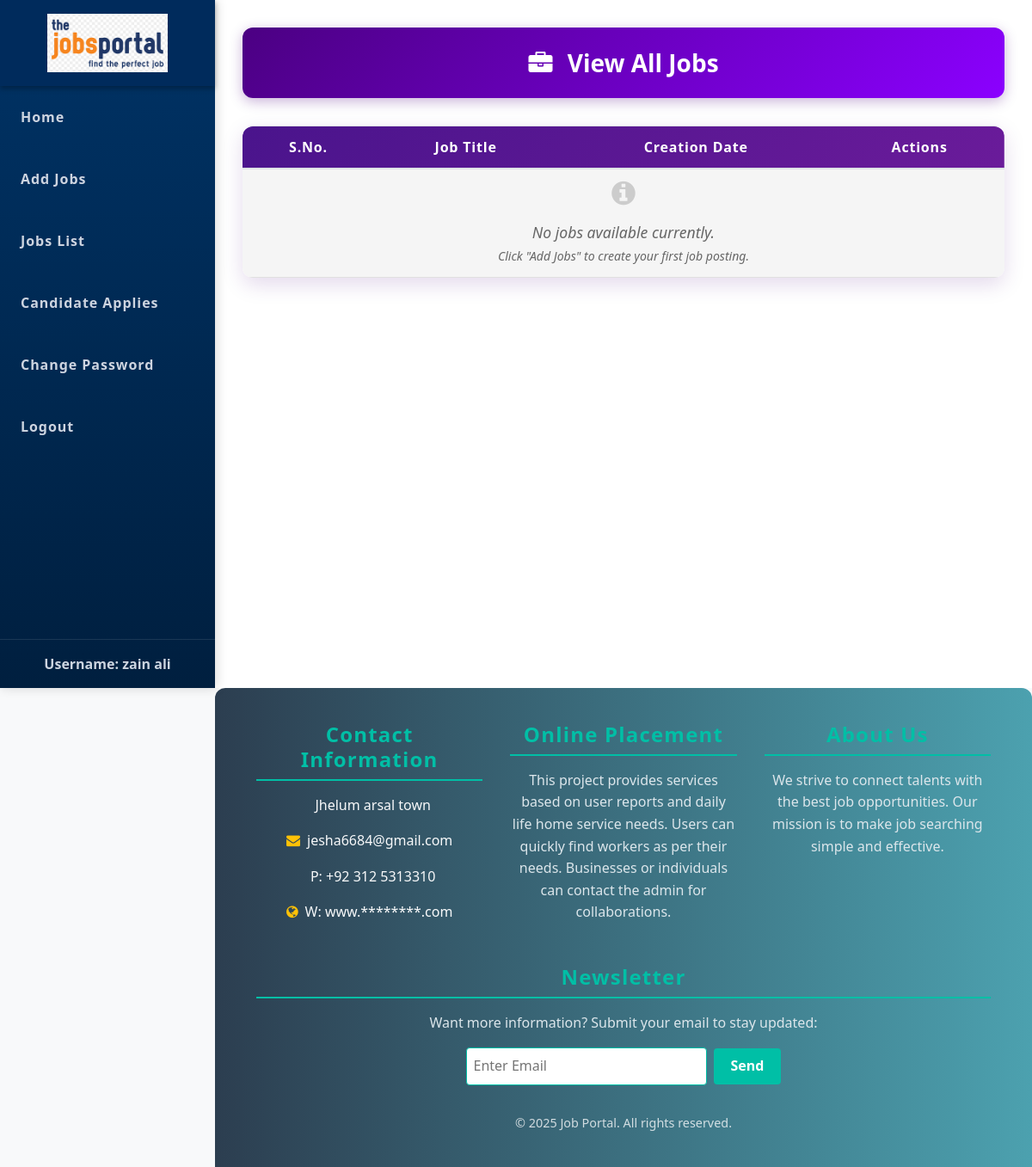
The app's page /job_list/ (signed in), older data.
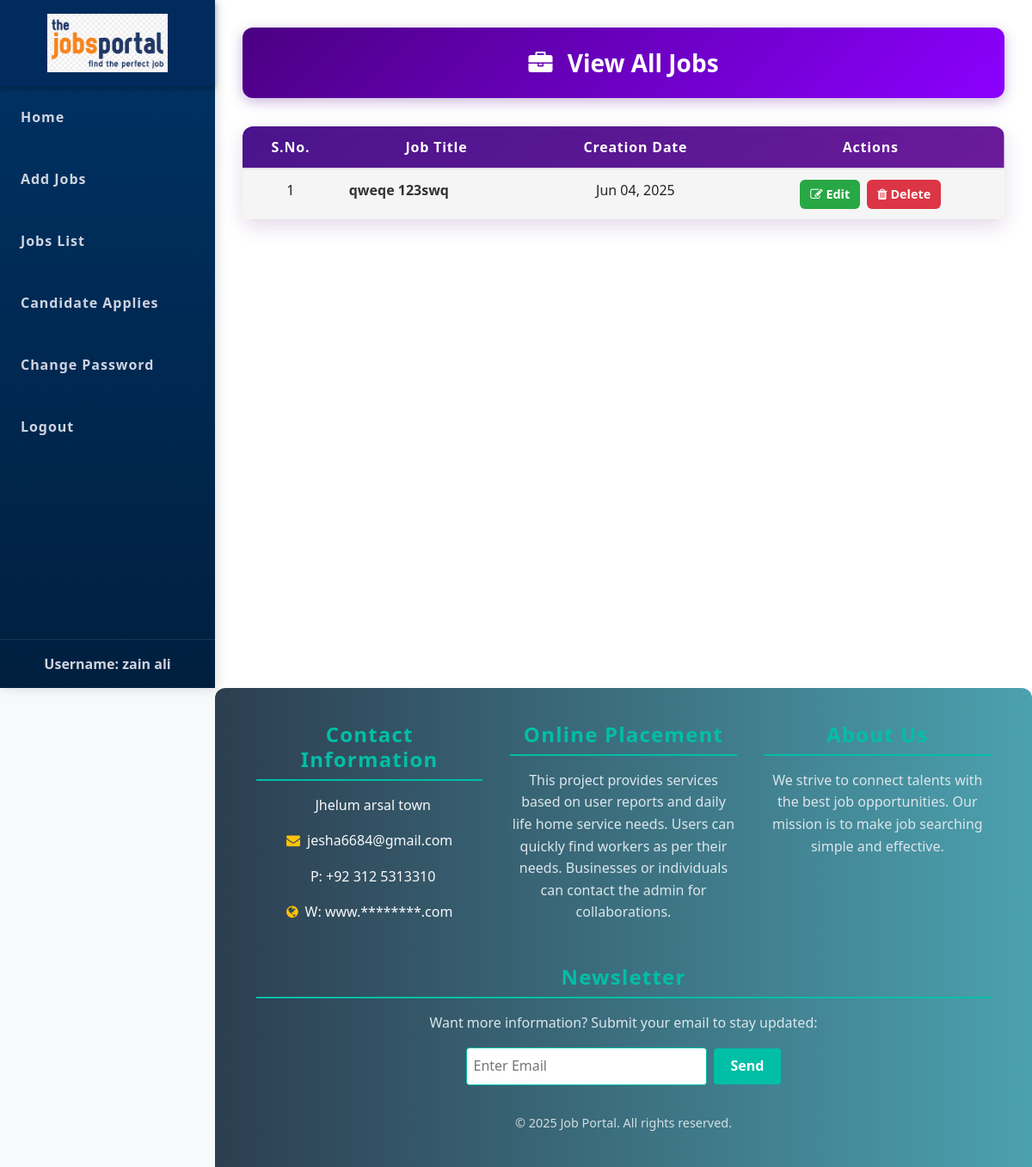
The same page, newer data.
### job/models.py (models this page shows, shortened)
class Job(models.Model):
    recruiter = models.ForeignKey(Recruiter, on_delete=models.CASCADE)
    title = models.CharField(max_length=150)
    start_date = models.DateField()
    end_date = models.DateField()
    image = models.FileField(null=True)
    salary = models.FloatField()
    description = models.CharField(max_length=300)
    experience = models.CharField(max_length=15)
    skill = models.CharField(max_length=250)
    location = models.CharField(max_length=100, default='null')
    creationdate = models.DateField()

### job/views.py (the view)
# urls.py: path('job_list/', views.job_list, name='job_list'),
def job_list(request):
    if not request.user.is_authenticated:
        return redirect('admin_login')
    user = request.user
    recruiter = Recruiter.objects.get(user=user)
    job = Job.objects.filter(recruiter=recruiter)
    d = {'job':job}
    return render(request, 'job_list.html', d)

### job/templates/job_list.html (shortened to what this page needs)
{% load static %}
<!DOCTYPE html>
<html lang="en">
<head>
  <link rel="stylesheet" href="https://maxcdn.bootstrapcdn.com/bootstrap/4.5.2/css/bootstrap.min.css" />
  <link rel="stylesheet" href="https://cdnjs.cloudflare.com/ajax/libs/font-awesome/4.7.0/css/font-awesome.min.css" />
</head>
<body>
  {% include 'recruiter_nav.html' %}
  <main class="content" role="main">
    <div class="page-header" role="heading" aria-level="1">
      <i class="fa fa-briefcase" style="margin-right: 10px;"></i>
      View All Jobs
    </div>
    <div class="table-container" role="region" aria-label="Job listings table">
      <table class="table" aria-describedby="job-list-description">
        <thead>
          <tr>
            <th scope="col">S.No.</th>
            <th scope="col">Job Title</th>
            <th scope="col">Creation Date</th>
            <th scope="col">Actions</th>
          </tr>
        </thead>
        <tbody>
          {% for i in job %}
          <tr>
            <td>{{ forloop.counter }}</td>
            <td>{{ i.title }}</td>
            <td>{{ i.creationdate|date:"M d, Y" }}</td>
            <td>
              <a href="{% url 'edit_jobdetail' i.id %}" class="btn-action btn-success" title="Edit Job">
                <i class="fa fa-edit"></i> Edit
              </a>
              <a href="{% url 'change_status' i.id %}" class="btn-action btn-danger" title="Delete Job"
                 onclick="return confirm('Are you sure you want to delete this job?')">
                <i class="fa fa-trash"></i> Delete
              </a>
            </td>
          </tr>
          {% empty %}
          <tr>
            <td colspan="4" class="empty-state">
              <i class="fa fa-info-circle" style="font-size: 2rem; color: #ccc; margin-bottom: 1rem; display: block;"></i>
              No jobs available currently.<br>
              <small>Click "Add Jobs" to create your first job posting.</small>
            </td>
          </tr>
          {% endfor %}
        </tbody>
      </table>
    </div>
  </main>
  {% include 'footer.html' %}
</body>
</html>

Row changes from the older to the newer data that the page shows:
added Job: title "qweqe 123swq", creationdate "Jun 04, 2025"
Text that changed along with them:
text no longer shown: "No jobs available currently. Click \"Add Jobs\" to create your first job posting."
